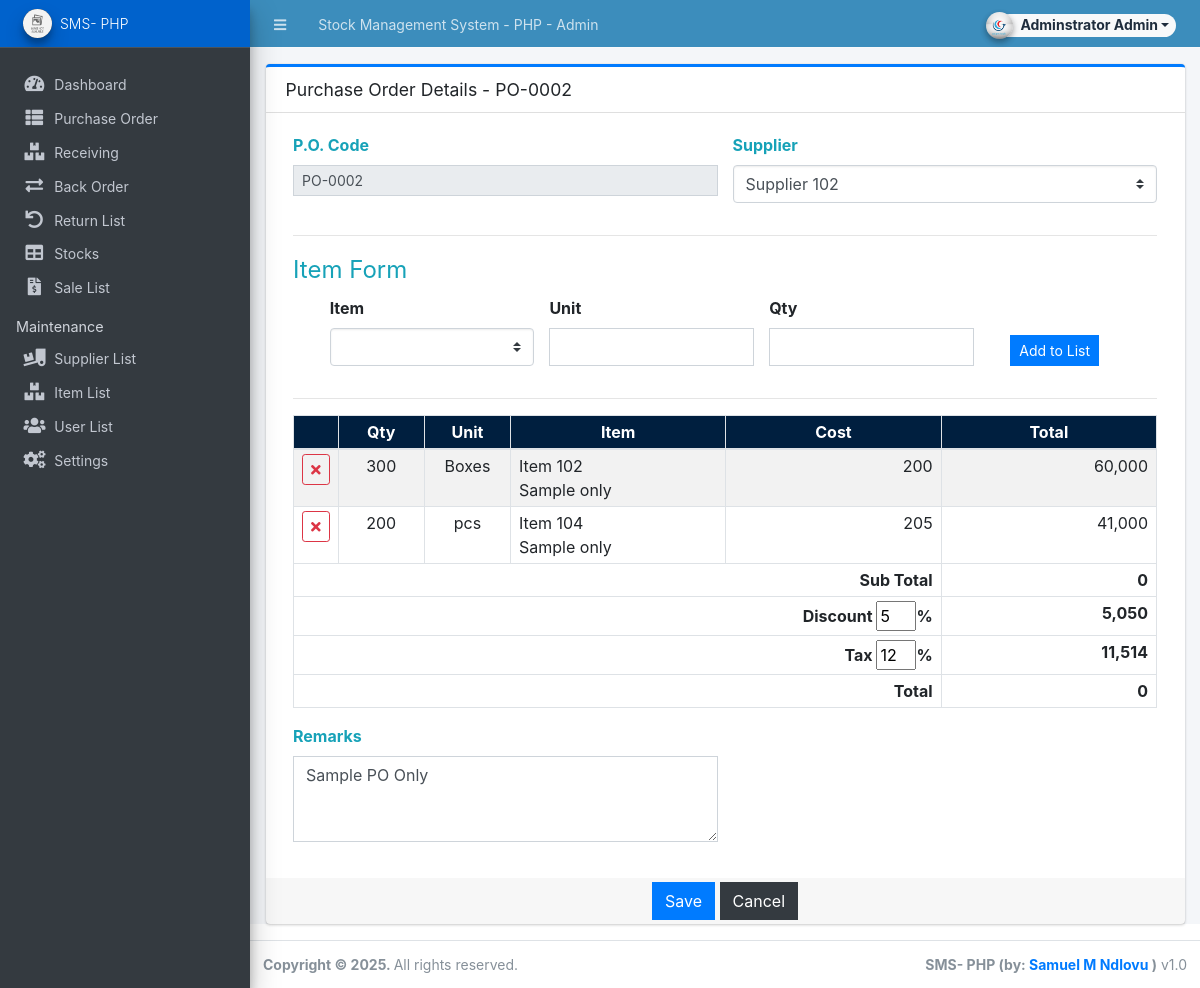
Before: /admin?page=purchase_order/manage_po&id=2 (signed in) with the older database file.
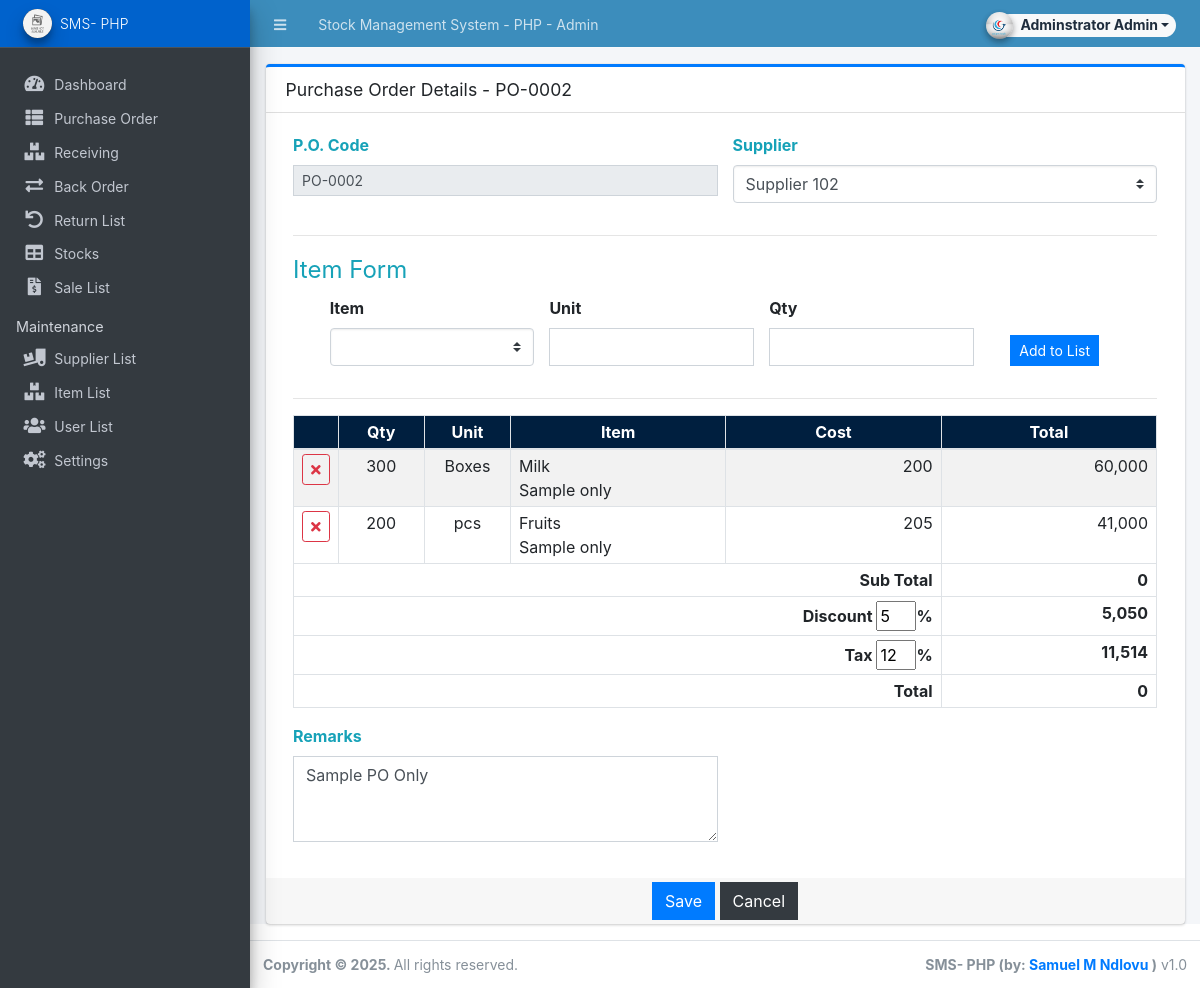
After: the same page with the newer database file.
### tables this page shows
CREATE TABLE `po_items` (
  `po_id` int(30) NOT NULL,
  `item_id` int(30) NOT NULL,
  `quantity` int(30) NOT NULL,
  `price` float NOT NULL DEFAULT 0,
  `unit` varchar(50) NOT NULL,
  `total` float NOT NULL DEFAULT 0
);

CREATE TABLE `item_list` (
  `id` int(30) NOT NULL,
  `name` text NOT NULL,
  `description` text NOT NULL,
  `supplier_id` int(30) NOT NULL,
  `cost` float NOT NULL DEFAULT 0,
  `sell_price` float NOT NULL DEFAULT 0,
  `status` tinyint(1) NOT NULL DEFAULT 1,
  `date_created` datetime NOT NULL DEFAULT current_timestamp(),
  `date_updated` datetime NOT NULL DEFAULT current_timestamp() ON UPDATE current_timestamp()
);

### admin/purchase_order/manage_po.php (the view, shortened to what the changed rows need)
<div class="card card-outline card-primary">
    <div class="card-body">
        <form action="" id="po-form">
            <div class="container-fluid">
                <table class="table table-striped table-bordered" id="list">
                    <colgroup>
                    </colgroup>
                    <thead>
                        <tr class="text-light bg-navy">
                            <th class="text-center py-1 px-2"></th>
                            <th class="text-center py-1 px-2">Qty</th>
                            <th class="text-center py-1 px-2">Unit</th>
                            <th class="text-center py-1 px-2">Item</th>
                            <th class="text-center py-1 px-2">Cost</th>
                            <th class="text-center py-1 px-2">Total</th>
                        </tr>
                    </thead>
                    <tbody>
                        <?php
                        if(isset($id)):
                        $qry = $conn->query("SELECT p.*,i.name,i.description FROM `po_items` p inner join item_list i on p.item_id = i.id where p.po_id = '{$id}'");
                        while($row = $qry->fetch_assoc()):
                        ?>
                        <tr>
                            <td class="py-1 px-2 text-center">
                                <button class="btn btn-outline-danger btn-sm rem_row" type="button"><i class="fa fa-times"></i></button>
                            </td>
                            <td class="py-1 px-2 text-center qty">
                                <span class="visible"><?php echo number_format($row['quantity']); ?></span>
                            </td>
                            <td class="py-1 px-2 text-center unit">
                            <?php echo $row['unit']; ?>
                            </td>
                            <td class="py-1 px-2 item">
                            <?php echo $row['name']; ?> <br>
                            <?php echo $row['description']; ?>
                            </td>
                            <td class="py-1 px-2 text-right cost">
                            <?php echo number_format($row['price']); ?>
                            </td>
                            <td class="py-1 px-2 text-right total">
                            <?php echo number_format($row['total']); ?>
                            </td>
                        </tr>
                        <?php endwhile; ?>
                        <?php endif; ?>
                    </tbody>
                    <tfoot>
                        <tr>
                            <th class="text-right py-1 px-2" colspan="5">Sub Total</th>
                            <th class="text-right py-1 px-2 sub-total">0</th>
                        </tr>
                        <tr>
                            <th class="text-right py-1 px-2" colspan="5">Discount <input style="width:40px !important" name="discount_perc" class='' type="number" min="0" max="100" value="<?php echo isset($discount_perc) ? $discount_perc : 0 ?>">%
                            </th>
                            <th class="text-right py-1 px-2 discount"><?php echo isset($discount) ? number_format($discount) : 0 ?></th>
                        </tr>
                        <tr>
                            <th class="text-right py-1 px-2" colspan="5">Tax <input style="width:40px !important" name="tax_perc" class='' type="number" min="0" max="100" value="<?php echo isset($tax_perc) ? $tax_perc : 0 ?>">%
                            </th>
                            <th class="text-right py-1 px-2 tax"><?php echo isset($tax) ? number_format($tax) : 0 ?></th>
                        </tr>
                        <tr>
                            <th class="text-right py-1 px-2" colspan="5">Total
                            </th>
                            <th class="text-right py-1 px-2 grand-total">0</th>
                        </tr>
                    </tfoot>
                </table>
            </div>
        </form>
    </div>
</div>

Changed rows visible on the page:
changed through a linked row, po_items "Boxes": item_id.name "Item 102" → "Milk"
changed through a linked row, po_items "pcs": item_id.name "Item 104" → "Fruits"
